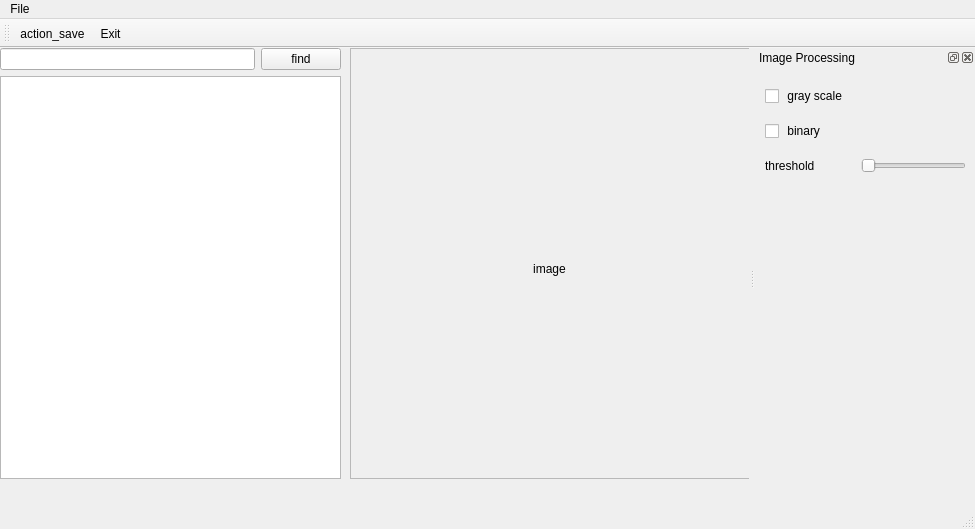
<?xml version="1.0" encoding="UTF-8"?>
<ui version="4.0">
 <class>MainWindow</class>
 <widget class="QMainWindow" name="MainWindow">
  <property name="geometry">
   <rect>
    <x>0</x>
    <y>0</y>
    <width>975</width>
    <height>529</height>
   </rect>
  </property>
  <property name="windowTitle">
   <string>MainWindow</string>
  </property>
  <widget class="QWidget" name="centralwidget">
   <widget class="QWidget" name="verticalLayoutWidget">
    <property name="geometry">
     <rect>
      <x>0</x>
      <y>0</y>
      <width>341</width>
      <height>431</height>
     </rect>
    </property>
    <layout class="QVBoxLayout" name="verticalLayout">
     <item>
      <layout class="QHBoxLayout" name="horizontalLayout_4">
       <item>
        <widget class="QLineEdit" name="lineEdit"/>
       </item>
       <item>
        <widget class="QPushButton" name="pushButton">
         <property name="text">
          <string>find</string>
         </property>
        </widget>
       </item>
      </layout>
     </item>
     <item>
      <widget class="QTreeView" name="treeView"/>
     </item>
    </layout>
   </widget>
   <widget class="QFrame" name="frame">
    <property name="geometry">
     <rect>
      <x>350</x>
      <y>0</y>
      <width>401</width>
      <height>431</height>
     </rect>
    </property>
    <property name="frameShape">
     <enum>QFrame::StyledPanel</enum>
    </property>
    <property name="frameShadow">
     <enum>QFrame::Raised</enum>
    </property>
    <widget class="QLabel" name="label_img">
     <property name="geometry">
      <rect>
       <x>-1</x>
       <y>5</y>
       <width>401</width>
       <height>431</height>
      </rect>
     </property>
     <property name="layoutDirection">
      <enum>Qt::LeftToRight</enum>
     </property>
     <property name="text">
      <string>image</string>
     </property>
     <property name="alignment">
      <set>Qt::AlignCenter</set>
     </property>
    </widget>
   </widget>
  </widget>
  <widget class="QMenuBar" name="menubar">
   <property name="geometry">
    <rect>
     <x>0</x>
     <y>0</y>
     <width>975</width>
     <height>24</height>
    </rect>
   </property>
   <widget class="QMenu" name="menuFile">
    <property name="title">
     <string>File</string>
    </property>
    <addaction name="separator"/>
    <addaction name="actionExit"/>
   </widget>
   <addaction name="menuFile"/>
  </widget>
  <widget class="QStatusBar" name="statusbar"/>
  <widget class="QToolBar" name="toolBar">
   <property name="windowTitle">
    <string>toolBar</string>
   </property>
   <attribute name="toolBarArea">
    <enum>TopToolBarArea</enum>
   </attribute>
   <attribute name="toolBarBreak">
    <bool>false</bool>
   </attribute>
   <addaction name="action_save"/>
   <addaction name="action_exit"/>
  </widget>
  <widget class="QDockWidget" name="dockWidget_2">
   <property name="minimumSize">
    <size>
     <width>220</width>
     <height>421</height>
    </size>
   </property>
   <property name="maximumSize">
    <size>
     <width>524287</width>
     <height>524287</height>
    </size>
   </property>
   <property name="windowTitle">
    <string>Image Processing</string>
   </property>
   <attribute name="dockWidgetArea">
    <number>2</number>
   </attribute>
   <widget class="QWidget" name="dockWidgetContents_2">
    <widget class="QWidget" name="verticalLayoutWidget_2">
     <property name="geometry">
      <rect>
       <x>10</x>
       <y>10</y>
       <width>201</width>
       <height>111</height>
      </rect>
     </property>
     <layout class="QVBoxLayout" name="verticalLayout_2">
      <item>
       <widget class="QCheckBox" name="checkBox">
        <property name="minimumSize">
         <size>
          <width>300</width>
          <height>0</height>
         </size>
        </property>
        <property name="text">
         <string> gray scale</string>
        </property>
       </widget>
      </item>
      <item>
       <widget class="QCheckBox" name="checkBox_2">
        <property name="text">
         <string> binary</string>
        </property>
       </widget>
      </item>
      <item>
       <layout class="QHBoxLayout" name="horizontalLayout_2">
        <item>
         <widget class="QLabel" name="label">
          <property name="text">
           <string>threshold</string>
          </property>
         </widget>
        </item>
        <item>
         <spacer name="horizontalSpacer">
          <property name="orientation">
           <enum>Qt::Horizontal</enum>
          </property>
          <property name="sizeType">
           <enum>QSizePolicy::Maximum</enum>
          </property>
          <property name="sizeHint" stdset="0">
           <size>
            <width>40</width>
            <height>20</height>
           </size>
          </property>
         </spacer>
        </item>
        <item>
         <widget class="QSlider" name="horizontalSlider">
          <property name="orientation">
           <enum>Qt::Horizontal</enum>
          </property>
         </widget>
        </item>
       </layout>
      </item>
     </layout>
    </widget>
   </widget>
  </widget>
  <action name="action_exit">
   <property name="icon">
    <iconset resource="../res.qrc">
     <normaloff>:/toolbar/UI/icon/exit.png</normaloff>:/toolbar/UI/icon/exit.png</iconset>
   </property>
   <property name="text">
    <string>Exit</string>
   </property>
   <property name="toolTip">
    <string>Exit</string>
   </property>
  </action>
  <action name="action_save">
   <property name="icon">
    <iconset resource="../res.qrc">
     <normaloff>:/toolbar/UI/icon/save.png</normaloff>:/toolbar/UI/icon/save.png</iconset>
   </property>
   <property name="text">
    <string>action_save</string>
   </property>
   <property name="toolTip">
    <string>Save</string>
   </property>
  </action>
  <action name="action_print">
   <property name="icon">
    <iconset resource="../res.qrc">
     <normaloff>:/toolbar/UI/icon/print.png</normaloff>:/toolbar/UI/icon/print.png</iconset>
   </property>
   <property name="text">
    <string>Print</string>
   </property>
   <property name="toolTip">
    <string>Print</string>
   </property>
  </action>
  <action name="action_edit">
   <property name="icon">
    <iconset resource="../res.qrc">
     <normaloff>:/toolbar/UI/icon/edit.png</normaloff>:/toolbar/UI/icon/edit.png</iconset>
   </property>
   <property name="text">
    <string>Edit</string>
   </property>
   <property name="toolTip">
    <string>Edit</string>
   </property>
  </action>
  <action name="actionExit">
   <property name="text">
    <string>Exit</string>
   </property>
  </action>
 </widget>
 <resources>
  <include location="../res.qrc"/>
 </resources>
 <connections/>
</ui>
